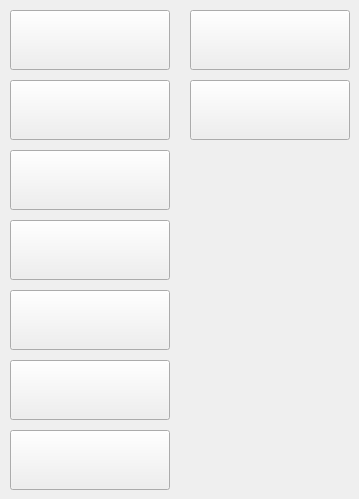
   <widget class="QWidget" name="tab_nubiles">
    <attribute name="title">
     <string>Nubiles + Co</string>
    </attribute>
    <widget class="QPushButton" name="Btn_NubilesFilms">
     <property name="geometry">
      <rect>
       <x>10</x>
       <y>10</y>
       <width>160</width>
       <height>60</height>
      </rect>
     </property>
     <property name="font">
      <font>
       <pointsize>18</pointsize>
      </font>
     </property>
     <property name="whatsThis">
      <string>NubilesFilms</string>
     </property>
     <property name="styleSheet">
      <string notr="true">background-image: url(:/gui/resource_collection_files/Logos/grafics/NubilesFilms/NubilesFilms_160x60.png)</string>
     </property>
     <property name="text">
      <string/>
     </property>
    </widget>
    <widget class="QPushButton" name="Btn_NubilesPorn">
     <property name="geometry">
      <rect>
       <x>10</x>
       <y>80</y>
       <width>160</width>
       <height>60</height>
      </rect>
     </property>
     <property name="font">
      <font>
       <pointsize>18</pointsize>
      </font>
     </property>
     <property name="whatsThis">
      <string>NubilesPorn</string>
     </property>
     <property name="styleSheet">
      <string notr="true">background-image: url(:/gui/resource_collection_files/Logos/grafics/NubilesPorn/NubilesPorn_160x60.png)
</string>
     </property>
     <property name="text">
      <string/>
     </property>
    </widget>
    <widget class="QPushButton" name="Btn_BadTeensPunished">
     <property name="geometry">
      <rect>
       <x>10</x>
       <y>150</y>
       <width>160</width>
       <height>60</height>
      </rect>
     </property>
     <property name="font">
      <font>
       <pointsize>18</pointsize>
      </font>
     </property>
     <property name="whatsThis">
      <string>BadTeensPunished</string>
     </property>
     <property name="styleSheet">
      <string notr="true">background-image: url(:/gui/resource_collection_files/Logos/grafics/BadPunishedTeens/BadPunishedTeens_160x60.png);

</string>
     </property>
     <property name="text">
      <string/>
     </property>
    </widget>
    <widget class="QPushButton" name="Btn_PetiteHDPorn">
     <property name="geometry">
      <rect>
       <x>10</x>
       <y>220</y>
       <width>160</width>
       <height>60</height>
      </rect>
     </property>
     <property name="font">
      <font>
       <pointsize>18</pointsize>
      </font>
     </property>
     <property name="whatsThis">
      <string>PetiteHDPorn</string>
     </property>
     <property name="styleSheet">
      <string notr="true">background-image: url(:/gui/resource_collection_files/Logos/grafics/PetiteHDPorn/PetiteHDPorn_160x60.png);

</string>
     </property>
     <property name="text">
      <string/>
     </property>
    </widget>
    <widget class="QPushButton" name="Btn_MomsTeachSex">
     <property name="geometry">
      <rect>
       <x>10</x>
       <y>290</y>
       <width>160</width>
       <height>60</height>
      </rect>
     </property>
     <property name="font">
      <font>
       <pointsize>18</pointsize>
      </font>
     </property>
     <property name="whatsThis">
      <string>MomsTeachSex</string>
     </property>
     <property name="styleSheet">
      <string notr="true">background-image: url(:/gui/resource_collection_files/Logos/grafics/MomsTeachSex/MomsTeachSex_160x60.png);</string>
     </property>
     <property name="text">
      <string/>
     </property>
    </widget>
    <widget class="QPushButton" name="Btn_myFamilyPies">
     <property name="geometry">
      <rect>
       <x>10</x>
       <y>360</y>
       <width>160</width>
       <height>60</height>
      </rect>
     </property>
     <property name="font">
      <font>
       <pointsize>18</pointsize>
      </font>
     </property>
     <property name="whatsThis">
      <string>myFamilyPies</string>
     </property>
     <property name="styleSheet">
      <string notr="true">background-image: url(:/gui/resource_collection_files/Logos/grafics/MyFamilyPies/MyFamilyPies_160x60.png);
</string>
     </property>
     <property name="text">
      <string/>
     </property>
    </widget>
    <widget class="QPushButton" name="Btn_PrincessCUM">
     <property name="geometry">
      <rect>
       <x>10</x>
       <y>430</y>
       <width>160</width>
       <height>60</height>
      </rect>
     </property>
     <property name="font">
      <font>
       <pointsize>18</pointsize>
      </font>
     </property>
     <property name="whatsThis">
      <string>PrincessCUM</string>
     </property>
     <property name="styleSheet">
      <string notr="true">background-image: url(:/gui/resource_collection_files/Logos/grafics/PrincessCUM/PrincessCUM_160x60.png);

</string>
     </property>
     <property name="text">
      <string/>
     </property>
    </widget>
    <widget class="QPushButton" name="Btn_StepSiblingsCaught">
     <property name="geometry">
      <rect>
       <x>190</x>
       <y>10</y>
       <width>160</width>
       <height>60</height>
      </rect>
     </property>
     <property name="font">
      <font>
       <pointsize>18</pointsize>
      </font>
     </property>
     <property name="whatsThis">
      <string>StepSiblingsCaught</string>
     </property>
     <property name="styleSheet">
      <string notr="true">background-image: url(:/gui/resource_collection_files/Logos/grafics/StepSiblingCaught/StepSiblingCaught_160x60.png);

</string>
     </property>
     <property name="text">
      <string/>
     </property>
    </widget>
    <widget class="QPushButton" name="Btn_TeacherFucksTeens">
     <property name="geometry">
      <rect>
       <x>190</x>
       <y>80</y>
       <width>160</width>
       <height>60</height>
      </rect>
     </property>
     <property name="font">
      <font>
       <pointsize>18</pointsize>
      </font>
     </property>
     <property name="whatsThis">
      <string>TeacherFucksTeens</string>
     </property>
     <property name="styleSheet">
      <string notr="true">background-image: url(:/gui/resource_collection_files/Logos/grafics/TeacherFucksTeens/TeacherFucksTeens_160x60.png);
</string>
     </property>
     <property name="text">
      <string/>
     </property>
    </widget>
   </widget>
